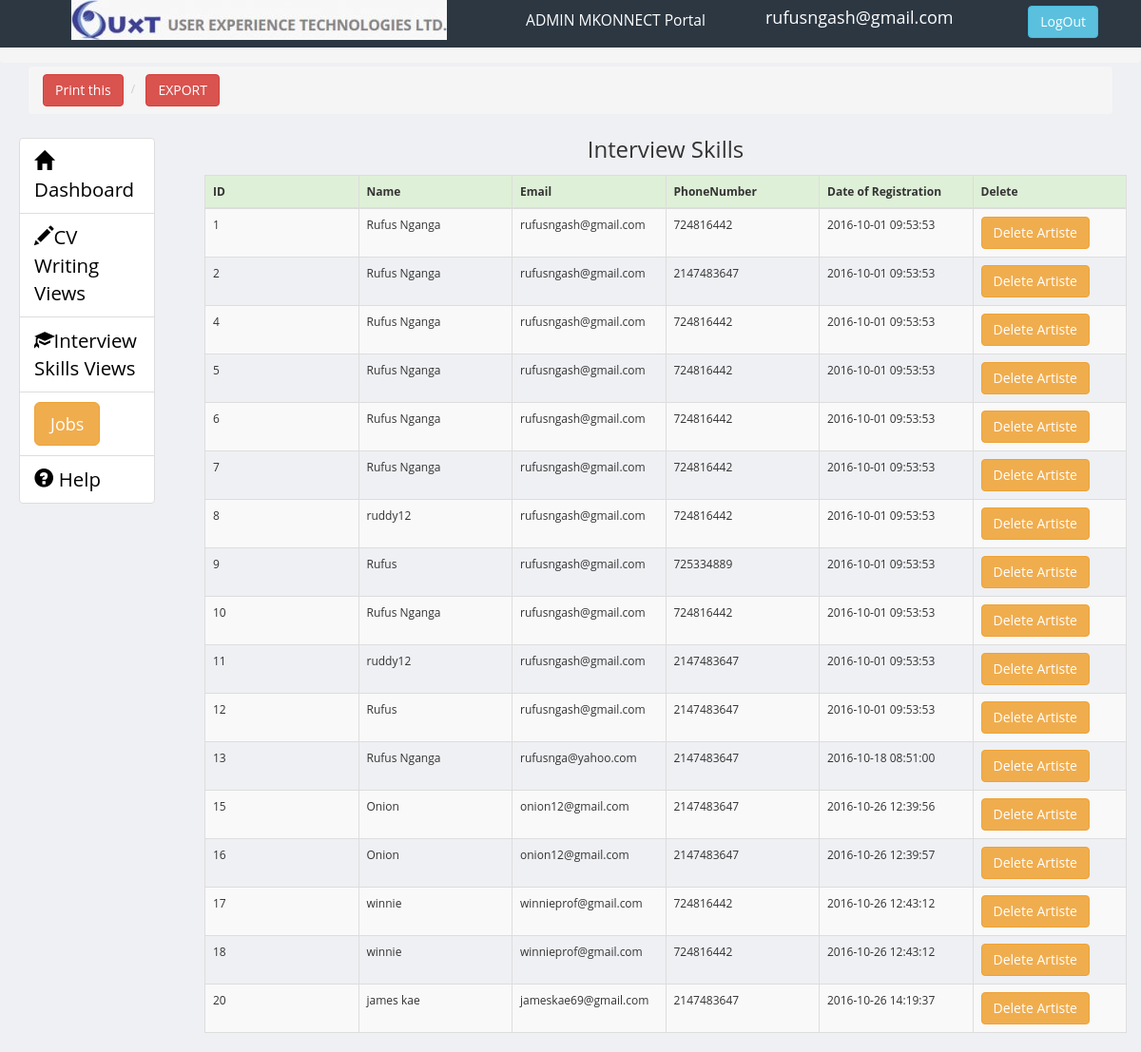
Page /mkonnect/Dashboard/views/interviewskills.php (signed in) on the committed database.
### tables this page shows
CREATE TABLE IF NOT EXISTS `interview_skills` (
  `id` int(11) NOT NULL,
  `name` text NOT NULL,
  `email` varchar(25) NOT NULL,
  `phonenumber` int(9) NOT NULL,
  `Date of registration` timestamp NOT NULL DEFAULT CURRENT_TIMESTAMP ON UPDATE CURRENT_TIMESTAMP
);

### mkonnect/Dashboard/views/interviewskills.php (the view, shortened to what this page needs)
<!DOCTYPE html>
<html>
<head>
     <link rel="stylesheet" href="http://maxcdn.bootstrapcdn.com/bootstrap/3.3.6/css/bootstrap.min.css">
    <link href="../css/styles.css" rel="stylesheet">
</head>
<body>
<header>
        <div class="header">
          <div class="container">
          <div class="col-md-5">
            <div class="logo">
              <a class="navbar-brand">
                <a href="../index.php">
                  <img src="../images/logo.jpg">
                </a>
              </a>
            </div>
          </div>
          <div class="col-md-3">
            <center><p style="color: white; font-size: 1.3em; margin-top: 4%;">ADMIN MKONNECT Portal</p></center>
          </div>
          <div class="col-md-2">
            <center><p style="color: white; font-size: 1.5em; margin-top:4%;"><?php echo $_SESSION['email'];  ?></p></center>
          </div>
          <div class="col-md-2">
            <div class="navbar navbar-inverse" role="banner">
                    <nav class="collapse navbar-collapse bs-navbar-collapse navbar-right" role="navigation">
                      <ul class="nav navbar-nav">
                      <div class="signout">
                        <a href="../Auth/logout.php"><input type="submit" class="btn btn-info" value="LogOut" style="margin-top:8%; "></a>
                      </ul>
                    </nav>
                </div>
           </div>
          </div>
        </div>
</header>
<section>
  <div class="breadcrumb">
    <div class="col-md-12">
      <ul class="breadcrumb">
      <li>
  <button class="btn btn-danger" onclick="skiza()">Print this</button>
  </li>
  <li>
  <a href="export.php"><button class="btn btn-danger">EXPORT</button></a>
  </li>
  </ul>
</div>
  </div>
</section>
<section>
        <div class="page-content">
            <div class="row">
              <div class="col-md-2">
               <div class="list group" style="width:90%; padding:3%; font-size:1.7em; ">
                  <ul class="list-group" >
                    <li class="list-group-item"><a href="../index.php" style="color:#000000;"> <i class="glyphicon glyphicon-home"></i>Dashboard</a></li>
                    <li class="list-group-item"><a href="cvwriting.php" style="color:#000000;" > <i class="glyphicon glyphicon-pencil"></i>CV Writing Views</a></li>
                    <li class="list-group-item"><a href="interviewskills.php" style="color:#000000;"><i class="glyphicon glyphicon-education"></i>Interview Skills Views</a></li>
                    <li class="list-group-item">
                      <button type="button" class="btn btn-warning btn-lg" data-toggle="collapse" data-target="#jobs">Jobs</button> </li>
                    <li class="list-group-item"><a href="help" style="color:#000000;"> <i class="glyphicon glyphicon-question-sign"></i>&nbsp;Help</a></li>
                  </ul>
                </div>
              </div>
      <div class="col-md-10">
       <div clas="col-md-10">
<center><p style="font-size:2em;">Interview Skills</p></center>
<div class="table-scrol">
  <div class="table-responsive">
    <table class="table table-bordered table-hover table-striped" style="table-layout:fixed">
      <thead>
        <tr class="success">
         <th>ID</th>
         <th>Name</th>
         <th>Email </th>
         <th>PhoneNumber</th>
         <th>Date of Registration</th>
         <th>Delete</th>
      </thead>
      <?php
      include 'db/db_connection.php';
      $view_admin_query = " select * from interview_skills";
      $run = mysqli_query($con, $view_admin_query);
      while ($row = mysqli_fetch_array($run)) {
        $user_id = $row[0];
        $name = $row[1];
        $email = $row[2];
        $num = $row[3];
        $reg= $row[4];
       ?>
       <tr>
         <td><?php echo $user_id; ?></td>
         <td><?php echo $name; ?></td>
         <td><?php echo $email; ?></td>
         <td><?php echo $num; ?></td>
         <td><?php echo $reg; ?></td>
        <td><a href="deleteartiste.php?del=<?php echo $id ?>"><button class="btn btn-warning">Delete Artiste</button></a></td>
       </tr>
       <?php } ?>
    </table>
  </div>
</div>
</div>
            </div>
        </div>
    </section>
</body>
</html>

### mkonnect/Dashboard/css/styles.css (style rules this page uses)
body { font-family: 'Open Sans', sans-serif; background-color: #f7f7f7; position: relative; margin: 0px; font-size: 12px; padding: 0px; }
.page-content > .row { margin-left: 0px !important; margin-right: 0px !important; margin-top: 30px; }
.header { height:50px; background-color: #2c3742; }
.header .navbar * { box-shadow:none !important; }
.header .navbar { background:none !important; border:0px !important; }
.header .navbar-collapse { border:0px !important; }
body { background-color: #eff0f3; }

### rows in the picture
interview_skills: id "1", name "Rufus Nganga", email "rufusngash@gmail.com", phonenumber "724816442", Date of registration "2016-10-01 09:53:53"
interview_skills: id "2", name "Rufus Nganga", email "rufusngash@gmail.com", phonenumber "2147483647", Date of registration "2016-10-01 09:53:53"
interview_skills: id "4", name "Rufus Nganga", email "rufusngash@gmail.com", phonenumber "724816442", Date of registration "2016-10-01 09:53:53"
interview_skills: id "5", name "Rufus Nganga", email "rufusngash@gmail.com", phonenumber "724816442", Date of registration "2016-10-01 09:53:53"
interview_skills: id "6", name "Rufus Nganga", email "rufusngash@gmail.com", phonenumber "724816442", Date of registration "2016-10-01 09:53:53"
interview_skills: id "7", name "Rufus Nganga", email "rufusngash@gmail.com", phonenumber "724816442", Date of registration "2016-10-01 09:53:53"
interview_skills: id "8", name "ruddy12", email "rufusngash@gmail.com", phonenumber "724816442", Date of registration "2016-10-01 09:53:53"
interview_skills: id "9", name "Rufus", email "rufusngash@gmail.com", phonenumber "725334889", Date of registration "2016-10-01 09:53:53"
interview_skills: id "10", name "Rufus Nganga", email "rufusngash@gmail.com", phonenumber "724816442", Date of registration "2016-10-01 09:53:53"
interview_skills: id "11", name "ruddy12", email "rufusngash@gmail.com", phonenumber "2147483647", Date of registration "2016-10-01 09:53:53"
interview_skills: id "12", name "Rufus", email "rufusngash@gmail.com", phonenumber "2147483647", Date of registration "2016-10-01 09:53:53"
interview_skills: id "13", name "Rufus Nganga", email "rufusnga@yahoo.com", phonenumber "2147483647", Date of registration "2016-10-18 08:51:00"
interview_skills: id "15", name "Onion", email "onion12@gmail.com", phonenumber "2147483647", Date of registration "2016-10-26 12:39:56"
interview_skills: id "16", name "Onion", email "onion12@gmail.com", phonenumber "2147483647", Date of registration "2016-10-26 12:39:57"
interview_skills: id "17", name "winnie", email "winnieprof@gmail.com", phonenumber "724816442", Date of registration "2016-10-26 12:43:12"
interview_skills: id "18", name "winnie", email "winnieprof@gmail.com", phonenumber "724816442", Date of registration "2016-10-26 12:43:12"
interview_skills: id "20", name "james kae", email "jameskae69@gmail.com", phonenumber "2147483647", Date of registration "2016-10-26 14:19:37"

### other values in the picture
$_SESSION['email'] "rufusngash@gmail.com"
